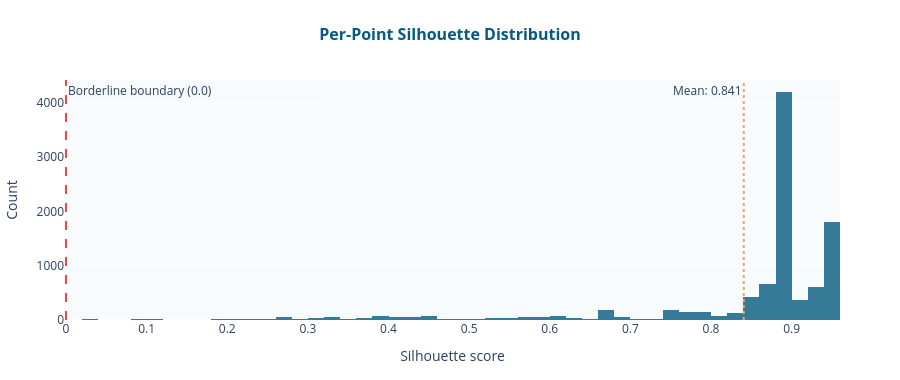

Here is the notebook cell this chart was saved with:
### Markdown cell above
## Step 10 — Per-Point Silhouette: Flag Borderline/Transition Points

### Code cell
n_sil_sample = min(10000, len(all_coords_rad))
sil_idx = np.random.RandomState(SEED).choice(
    len(all_coords_rad), size=n_sil_sample, replace=False
)
sil_sample_labels = df_clean['cluster_id'].values[sil_idx]

per_point_sil = silhouette_samples(
    all_coords_rad[sil_idx], sil_sample_labels
)

borderline_mask = per_point_sil < 0.0
transition_mask = (per_point_sil >= 0.0) & (per_point_sil < 0.2)

print(f'Mean silhouette: {per_point_sil.mean():.4f}')
print(f'Borderline (sil<0.0): {borderline_mask.sum():,} ({borderline_mask.sum()/n_sil_sample*100:.1f}%)')
print(f'Transition (0.0-0.2): {transition_mask.sum():,} ({transition_mask.sum()/n_sil_sample*100:.1f}%)')

fig_sil = go.Figure(go.Histogram(
    x=per_point_sil, nbinsx=50,
    marker_color='#065A82', opacity=0.8,
    hovertemplate='Silhouette: %{x:.3f}<br>Count: %{y}<extra></extra>'
))
fig_sil.add_vline(x=0.0, line_dash='dash', line_color='#E24B4A',
    annotation_text='Borderline boundary (0.0)',
    annotation_position='top right')
fig_sil.add_vline(x=per_point_sil.mean(), line_dash='dot', line_color='#F4A261',
    annotation_text=f'Mean: {per_point_sil.mean():.3f}',
    annotation_position='top left')
fig_sil.update_layout(
    title=dict(text='<b>Per-Point Silhouette Distribution</b>',
               font=dict(size=16, color='#065A82'), x=0.5),
    xaxis_title='Silhouette score',
    yaxis_title='Count',
    height=380, paper_bgcolor='white', plot_bgcolor='#F8FBFD',
    margin=dict(t=80, b=60, l=60, r=60)
)
fig_sil.write_html('phase5_per_point_silhouette.html')
fig_sil.show()

### Figure 1 — Plotly figure (JSON) as saved in the notebook; plotly's stock layout.template omitted (floating-point values rounded to 4 significant figures; data arrays with more than 128 entries replaced by an {"elided": "..."} marker saying what was removed)
{"data": [{"hovertemplate": "Silhouette: %{x:.3f}<br>Count: %{y}<extra></extra>", "marker": {"color": "#065A82"}, "nbinsx": 50, "opacity": 0.8, "type": "histogram", "x": {"elided": "10000 float values"}}], "layout": {"annotations": [{"showarrow": false, "text": "Borderline boundary (0.0)", "x": 0, "xanchor": "left", "xref": "x", "y": 1, "yanchor": "top", "yref": "y domain"}, {"showarrow": false, "text": "Mean: 0.841", "x": 0.8406, "xanchor": "right", "xref": "x", "y": 1, "yanchor": "top", "yref": "y domain"}], "height": 380, "margin": {"b": 60, "l": 60, "r": 60, "t": 80}, "paper_bgcolor": "white", "plot_bgcolor": "#F8FBFD", "shapes": [{"line": {"color": "#E24B4A", "dash": "dash"}, "type": "line", "x0": 0, "x1": 0, "xref": "x", "y0": 0, "y1": 1, "yref": "y domain"}, {"line": {"color": "#F4A261", "dash": "dot"}, "type": "line", "x0": 0.8406, "x1": 0.8406, "xref": "x", "y0": 0, "y1": 1, "yref": "y domain"}], "title": {"font": {"color": "#065A82", "size": 16}, "text": "<b>Per-Point Silhouette Distribution</b>", "x": 0.5}, "xaxis": {"title": {"text": "Silhouette score"}}, "yaxis": {"title": {"text": "Count"}}}}
